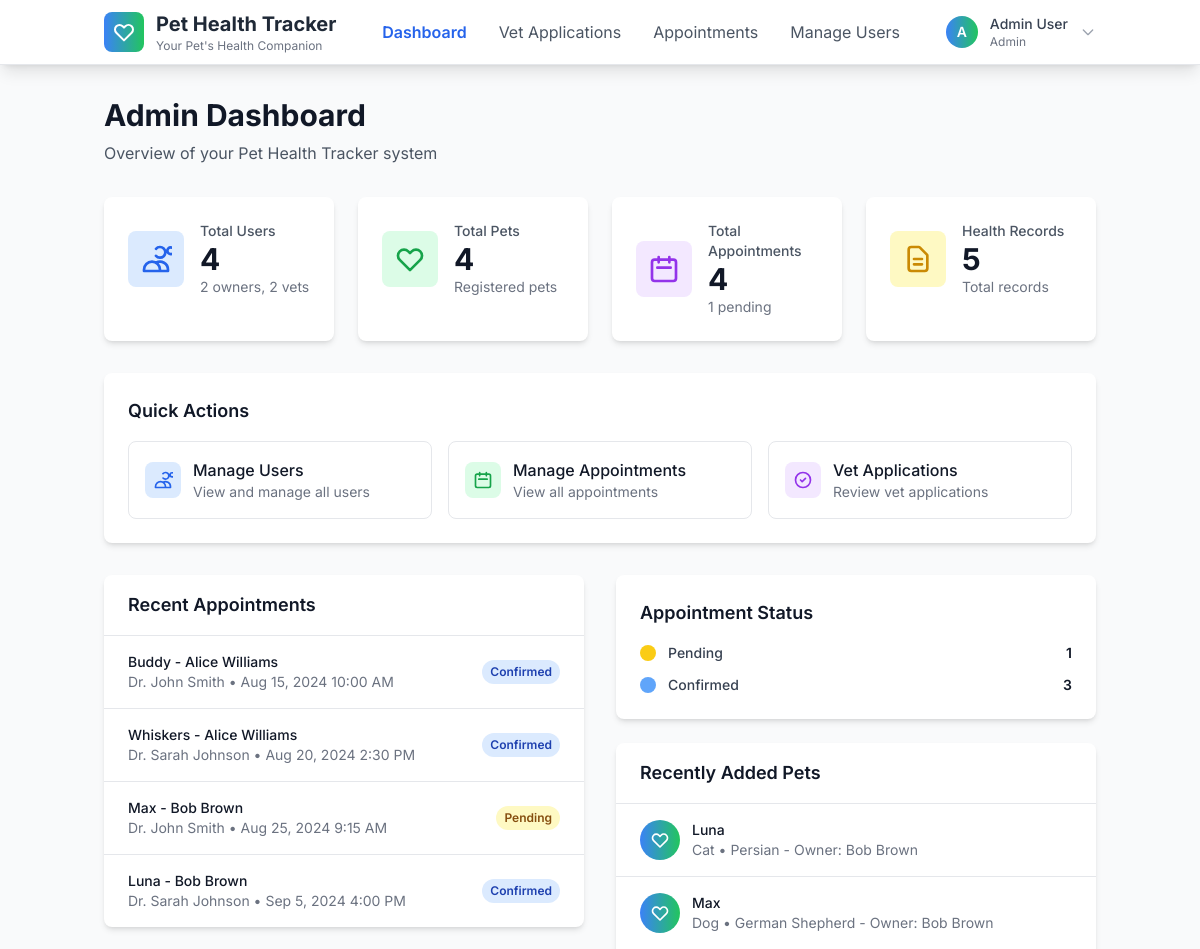
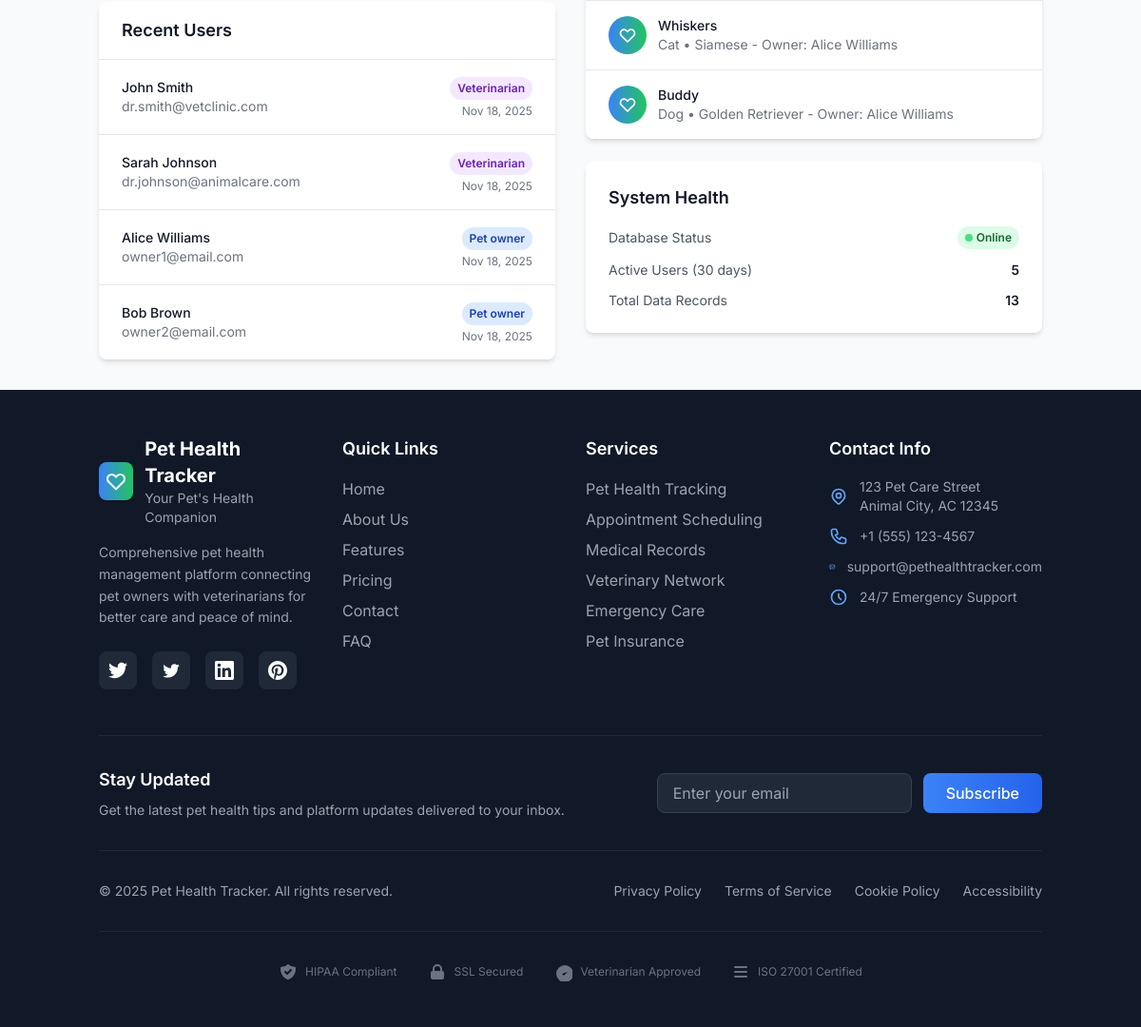
The app's page /admin/admin_dashboard.php (signed in) with its own data (2 pictures, top to bottom).
### tables this page shows
CREATE TABLE `appointments` (
  `id` INT UNSIGNED NOT NULL AUTO_INCREMENT,
  `pet_id` INT UNSIGNED NOT NULL,
  `veterinarian_id` INT UNSIGNED NOT NULL,
  `owner_id` INT UNSIGNED NOT NULL,
  `appointment_date` DATETIME NOT NULL,
  `duration_minutes` INT DEFAULT 30,
  `duration` INT DEFAULT 30,
  `appointment_type` ENUM('checkup','vaccination','emergency','surgery','consultation','follow_up') DEFAULT 'checkup',
  `purpose` TEXT,
  `status` ENUM('pending','confirmed','in_progress','completed','cancelled','no_show') DEFAULT 'pending',
  `cancellation_reason` TEXT,
  `notes` TEXT,
  `reminder_sent` TINYINT(1) DEFAULT 0,
  `cost` DECIMAL(10,2),
  `payment_status` ENUM('pending','paid','overdue') DEFAULT 'pending',
  `created_at` TIMESTAMP NOT NULL DEFAULT CURRENT_TIMESTAMP,
  `updated_at` TIMESTAMP NOT NULL DEFAULT CURRENT_TIMESTAMP ON UPDATE CURRENT_TIMESTAMP,
  PRIMARY KEY (`id`),
  KEY `idx_appointments_date` (`appointment_date`),
  KEY `idx_appointments_vet` (`veterinarian_id`),
  KEY `idx_appointments_status` (`status`),
  CONSTRAINT `fk_appointments_pet` FOREIGN KEY (`pet_id`) REFERENCES `pets` (`id`) ON DELETE CASCADE,
  CONSTRAINT `fk_appointments_vet` FOREIGN KEY (`veterinarian_id`) REFERENCES `users` (`id`) ON DELETE CASCADE,
  CONSTRAINT `fk_appointments_owner` FOREIGN KEY (`owner_id`) REFERENCES `users` (`id`) ON DELETE CASCADE
);

CREATE TABLE `pets` (
  `id` INT UNSIGNED NOT NULL AUTO_INCREMENT,
  `owner_id` INT UNSIGNED NOT NULL,
  `name` VARCHAR(100) NOT NULL,
  `species` VARCHAR(50) NOT NULL,
  `breed` VARCHAR(100),
  `gender` ENUM('male','female','unknown') DEFAULT 'unknown',
  `dob` DATE,
  `weight` DECIMAL(5,2),
  `color` VARCHAR(100),
  `microchip_id` VARCHAR(50),
  `is_spayed_neutered` TINYINT(1) DEFAULT 0,
  `allergies` TEXT,
  `medications` TEXT,
  `special_needs` TEXT,
  `notes` TEXT,
  `emergency_contact` VARCHAR(255),
  `emergency_phone` VARCHAR(20),
  `photo_url` VARCHAR(500),
  `is_active` TINYINT(1) DEFAULT 1,
  `created_at` TIMESTAMP NOT NULL DEFAULT CURRENT_TIMESTAMP,
  `updated_at` TIMESTAMP NOT NULL DEFAULT CURRENT_TIMESTAMP ON UPDATE CURRENT_TIMESTAMP,
  PRIMARY KEY (`id`),
  UNIQUE KEY `uq_pets_microchip` (`microchip_id`),
  KEY `idx_pets_owner` (`owner_id`),
  KEY `idx_pets_species` (`species`),
  CONSTRAINT `fk_pets_owner` FOREIGN KEY (`owner_id`) REFERENCES `users` (`id`) ON DELETE CASCADE
);

CREATE TABLE `users` (
  `id` INT UNSIGNED NOT NULL AUTO_INCREMENT,
  `email` VARCHAR(255) NOT NULL,
  `password` VARCHAR(255) NOT NULL,
  `role` ENUM('pet_owner','veterinarian','admin') NOT NULL DEFAULT 'pet_owner',
  `name` VARCHAR(255),
  `first_name` VARCHAR(100) NOT NULL,
  `last_name` VARCHAR(100) NOT NULL,
  `phone` VARCHAR(20),
  `address` TEXT,
  `city` VARCHAR(100),
  `state` VARCHAR(50),
  `zip_code` VARCHAR(10),
  `bio` TEXT,
  `emergency_contact` VARCHAR(255),
  `emergency_phone` VARCHAR(20),
  `is_active` TINYINT(1) NOT NULL DEFAULT 1,
  `email_verified` TINYINT(1) NOT NULL DEFAULT 0,
  `last_login` TIMESTAMP NULL DEFAULT NULL,
  `notification_preferences` JSON NULL,
  `privacy_settings` JSON NULL,
  `deletion_requested` TINYINT(1) NOT NULL DEFAULT 0,
  `deletion_reason` TEXT,
  `deletion_requested_at` TIMESTAMP NULL DEFAULT NULL,
  `created_at` TIMESTAMP NOT NULL DEFAULT CURRENT_TIMESTAMP,
  `updated_at` TIMESTAMP NOT NULL DEFAULT CURRENT_TIMESTAMP ON UPDATE CURRENT_TIMESTAMP,
  PRIMARY KEY (`id`),
  UNIQUE KEY `uq_users_email` (`email`),
  KEY `idx_users_role` (`role`)
);

### admin/admin_dashboard.php (the view, shortened to what the rows shown need)
<?php
require_once '../db.php';
$recent_appointments = $conn->query("
    SELECT a.*, p.name as pet_name,
           CONCAT(owner.first_name, ' ', owner.last_name) as owner_name,
           CONCAT(vet.first_name, ' ', vet.last_name) as vet_name
    FROM appointments a
    JOIN pets p ON a.pet_id = p.id
    JOIN users owner ON a.owner_id = owner.id
    JOIN users vet ON a.veterinarian_id = vet.id
    ORDER BY a.created_at DESC
    LIMIT 5
")->fetch_all(MYSQLI_ASSOC);
$recent_users = $conn->query("
    SELECT id, first_name, last_name, email, role, created_at
    FROM users
    WHERE role IN ('pet_owner', 'veterinarian')
    ORDER BY created_at DESC
    LIMIT 5
")->fetch_all(MYSQLI_ASSOC);
$recent_pets = $conn->query("
    SELECT p.*, CONCAT(u.first_name, ' ', u.last_name) as owner_name
    FROM pets p
    JOIN users u ON p.owner_id = u.id
    ORDER BY p.id DESC
    LIMIT 5
")->fetch_all(MYSQLI_ASSOC);
?>
<!DOCTYPE html>
<html lang="en">
<head>
    <script src="https://cdn.tailwindcss.com"></script>
</head>
<body class="bg-gray-50">
    <?php include '../includes/header.php'; ?>
    <div class="container mx-auto px-4 py-8">
        <div class="mb-8">
            <h1 class="text-3xl font-bold text-gray-900 mb-2">Admin Dashboard</h1>
        </div>
        <div class="bg-white rounded-lg shadow-md p-6 mb-8">
            <h2 class="text-lg font-semibold text-gray-900 mb-4">Quick Actions</h2>
        </div>
        <div class="grid lg:grid-cols-2 gap-8">
            <div class="space-y-6">
                <div class="bg-white rounded-lg shadow-md">
                    <div class="px-6 py-4 border-b border-gray-200">
                        <h2 class="text-lg font-semibold text-gray-900">Recent Appointments</h2>
                    </div>
                    <div class="divide-y divide-gray-200">
                        <?php if (empty($recent_appointments)): ?>
                        <div class="px-6 py-4 text-center text-gray-500">
                            No recent appointments
                        </div>
                        <?php else: ?>
                            <?php foreach ($recent_appointments as $appointment): ?>
                            <div class="px-6 py-4">
                                <div class="flex items-center justify-between">
                                    <div>
                                        <h3 class="text-sm font-medium text-gray-900">
                                            <?php echo htmlspecialchars($appointment['pet_name']); ?> - <?php echo htmlspecialchars($appointment['owner_name']); ?>
                                        </h3>
                                        <p class="text-sm text-gray-500">
                                            Dr. <?php echo htmlspecialchars($appointment['vet_name']); ?> •
                                            <?php echo date('M j, Y g:i A', strtotime($appointment['appointment_date'])); ?>
                                        </p>
                                    </div>
                                    <span class="inline-flex px-2 py-1 text-xs font-semibold rounded-full
                                        <?php
                                        echo match($appointment['status']) {
                                            'pending' => 'bg-yellow-100 text-yellow-800',
                                            'confirmed' => 'bg-blue-100 text-blue-800',
                                            'completed' => 'bg-green-100 text-green-800',
                                            'cancelled' => 'bg-red-100 text-red-800',
                                            default => 'bg-gray-100 text-gray-800'
                                        };
                                        ?>">
                                        <?php echo ucfirst($appointment['status']); ?>
                                    </span>
                                </div>
                            </div>
                            <?php endforeach; ?>
                        <?php endif; ?>
                    </div>
                </div>
                <div class="bg-white rounded-lg shadow-md">
                    <div class="px-6 py-4 border-b border-gray-200">
                        <h2 class="text-lg font-semibold text-gray-900">Recent Users</h2>
                    </div>
                    <div class="divide-y divide-gray-200">
                        <?php if (empty($recent_users)): ?>
                        <div class="px-6 py-4 text-center text-gray-500">
                            No recent users
                        </div>
                        <?php else: ?>
                            <?php foreach ($recent_users as $user): ?>
                            <div class="px-6 py-4">
                                <div class="flex items-center justify-between">
                                    <div>
                                        <h3 class="text-sm font-medium text-gray-900">
                                            <?php echo htmlspecialchars($user['first_name'] . ' ' . $user['last_name']); ?>
                                        </h3>
                                        <p class="text-sm text-gray-500">
                                            <?php echo htmlspecialchars($user['email']); ?>
                                        </p>
                                    </div>
                                    <div class="text-right">
                                        <span class="inline-flex px-2 py-1 text-xs font-semibold rounded-full
                                            <?php echo $user['role'] === 'veterinarian' ? 'bg-purple-100 text-purple-800' : 'bg-blue-100 text-blue-800'; ?>">
                                            <?php echo ucfirst(str_replace('_', ' ', $user['role'])); ?>
                                        </span>
                                        <p class="text-xs text-gray-500 mt-1">
                                            <?php echo date('M j, Y', strtotime($user['created_at'])); ?>
                                        </p>
                                    </div>
                                </div>
                            </div>
                            <?php endforeach; ?>
                        <?php endif; ?>
                    </div>
                </div>
            </div>
            <div class="space-y-6">
                <div class="bg-white rounded-lg shadow-md p-6">
                    <h2 class="text-lg font-semibold text-gray-900 mb-4">Appointment Status</h2>
                </div>
                <div class="bg-white rounded-lg shadow-md">
                    <div class="px-6 py-4 border-b border-gray-200">
                        <h2 class="text-lg font-semibold text-gray-900">Recently Added Pets</h2>
                    </div>
                    <div class="divide-y divide-gray-200">
                        <?php if (empty($recent_pets)): ?>
                        <div class="px-6 py-4 text-center text-gray-500">
                            No recent pets
                        </div>
                        <?php else: ?>
                            <?php foreach ($recent_pets as $pet): ?>
                            <div class="px-6 py-4">
                                <div class="flex items-center">
                                    <div class="w-10 h-10 bg-gradient-to-r from-blue-500 to-green-500 rounded-full flex items-center justify-center mr-3">
                                        <svg class="w-5 h-5 text-white" fill="none" stroke="currentColor" viewBox="0 0 24 24">
                                            <path stroke-linecap="round" stroke-linejoin="round" stroke-width="2" d="M4.318 6.318a4.5 4.5 0 000 6.364L12 20.364l7.682-7.682a4.5 4.5 0 00-6.364-6.364L12 7.636l-1.318-1.318a4.5 4.5 0 00-6.364 0z"></path>
                                        </svg>
                                    </div>
                                    <div>
                                        <h3 class="text-sm font-medium text-gray-900">
                                            <?php echo htmlspecialchars($pet['name']); ?>
                                        </h3>
                                        <p class="text-sm text-gray-500">
                                            <?php echo htmlspecialchars($pet['species'] . ' • ' . $pet['breed']); ?> -
                                            Owner: <?php echo htmlspecialchars($pet['owner_name']); ?>
                                        </p>
                                    </div>
                                </div>
                            </div>
                            <?php endforeach; ?>
                        <?php endif; ?>
                    </div>
                </div>
                <div class="bg-white rounded-lg shadow-md p-6">
                    <h2 class="text-lg font-semibold text-gray-900 mb-4">System Health</h2>
                </div>
            </div>
        </div>
    </div>
</body>
</html>

### records on screen
appointments: pet.name "Buddy", owner_name "Alice Williams", vet_name "John Smith", appointment_date "Aug 15, 2024 10:00 AM", status "Confirmed"
appointments: pet.name "Whiskers", owner_name "Alice Williams", vet_name "Sarah Johnson", appointment_date "Aug 20, 2024 2:30 PM", status "Confirmed"
appointments: pet.name "Max", owner_name "Bob Brown", vet_name "John Smith", appointment_date "Aug 25, 2024 9:15 AM", status "Pending"
appointments: pet.name "Luna", owner_name "Bob Brown", vet_name "Sarah Johnson", appointment_date "Sep 5, 2024 4:00 PM", status "Confirmed"
users: first_name+last_name "John Smith", email "dr.smith@vetclinic.com", role "Veterinarian", created_at "Nov 18, 2025"
users: first_name+last_name "Sarah Johnson", email "dr.johnson@animalcare.com", role "Veterinarian", created_at "Nov 18, 2025"
users: first_name+last_name "Alice Williams", email "owner1@email.com", role "Pet owner", created_at "Nov 18, 2025"
users: first_name+last_name "Bob Brown", email "owner2@email.com", role "Pet owner", created_at "Nov 18, 2025"
pets: name "Luna", species+breed "Cat • Persian", owner_name "Bob Brown"
pets: name "Max", species+breed "Dog • German Shepherd", owner_name "Bob Brown"
pets: name "Whiskers", species+breed "Cat • Siamese", owner_name "Alice Williams"
pets: name "Buddy", species+breed "Dog • Golden Retriever", owner_name "Alice Williams"

### other values on screen
substr($user_name, 0, 1) "A"
$user_name "Admin User"
str_replace('_', ' ', $user_role) "Admin"
$stats['total_owners'] + $stats['total_vets'] "4"
$stats['total_owners'] "2"
$stats['total_vets'] "2"
$stats['total_pets'] "4"
$stats['total_appointments'] "4"
$stats['pending_appointments'] "1"
$stats['total_health_records'] "5"
str_replace('_', ' ', $stat['status']) "Pending"
$stat['count'] "1"
str_replace('_', ' ', $stat['status']) "Confirmed"
$stat['count'] "3"
$stats['new_users_30days'] "5"
